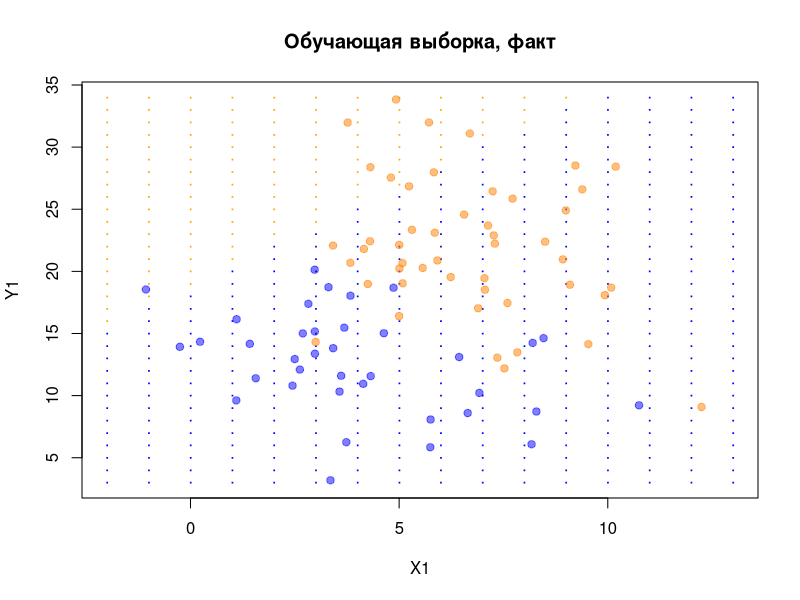
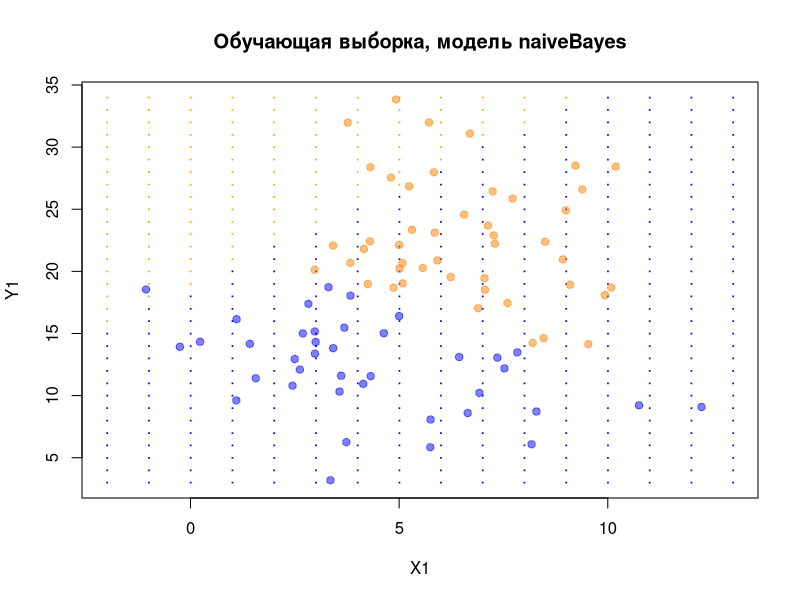
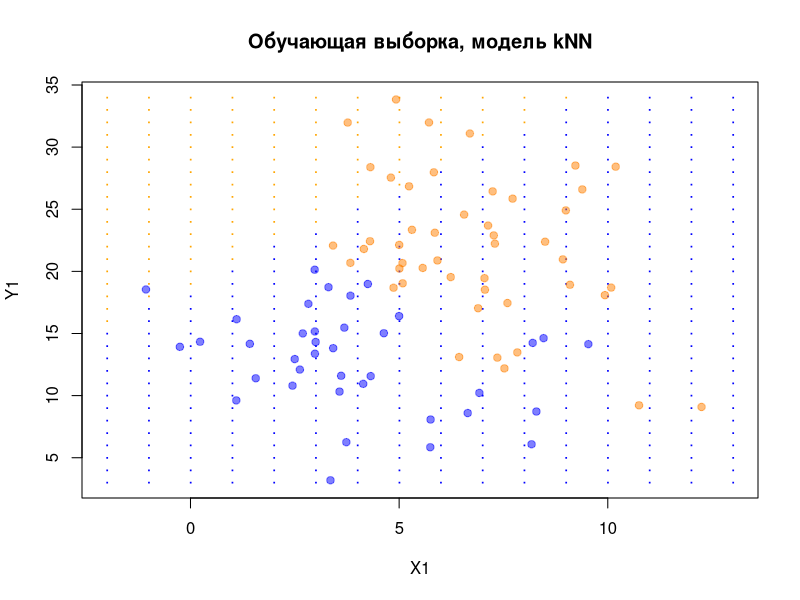

Write the R code that produced these figures, in order.
library('mlbench')
library('class')
library('car')
library('class')
library('e1071')
library('MASS')

# Генерируем данные ------------------------------------------------------------
# Данные примера 3 .............................................................
my.seed <- 12345
n <- 100               # наблюдений всего
train.percent <- 0.85  # доля обучающей выборки
# x-ы -- двумерные нормальные случайные величины
set.seed(my.seed)
class.0 <- mvrnorm(45, mu = c(5, 12), 
                   Sigma = matrix(c(6, 0, 0, 13.7), 2, 2, byrow = T))
set.seed(my.seed + 1)
class.1 <- mvrnorm(65, mu = c(7, 22), 
                   Sigma = matrix(c(4.3, 0, 0, 21), 2, 2, byrow = T))
# записываем x-ы в единые векторы (объединяем классы 0 и 1)
x1 <- c(class.0[, 1], class.1[, 1])
x2 <- c(class.0[, 2], class.1[, 2])
# фактические классы Y
y <- c(rep(0, nrow(class.0)), rep(1, nrow(class.1)))
# классы для наблюдений сетки
rules <- function(x1, x2){
  ifelse(x2 < 1.6*x1 + 19, 0, 1)
}

# Конец данных примера 3 .......................................................
# Отбираем наблюдения в обучающую выборку --------------------------------------
set.seed(my.seed)
inTrain <- sample(seq_along(x1), train.percent*n)
x1.train <- x1[inTrain]
x2.train <- x2[inTrain]
x1.test <- x1[-inTrain]
x2.test <- x2[-inTrain]
# используем истинные правила, чтобы присвоить фактические классы
y.train <- y[inTrain]
y.test <- y[-inTrain]
# фрейм с обучающей выборкой
df.train.1 <- data.frame(x1 = x1.train, x2 = x2.train, y = y.train)
# фрейм с тестовой выборкой
df.test.1 <- data.frame(x1 = x1.test, x2 = x2.test)
# Рисуем обучающую выборку графике ---------------------------------------------
png(filename = 'pic01.png', bg = 'transparent')
# для сетки (истинных областей классов): целочисленные значения x1, x2
x1.grid <- rep(seq(floor(min(x1)), ceiling(max(x1)), by = 1),
               ceiling(max(x2)) - floor(min(x2)) + 1)
x2.grid <- rep(seq(floor(min(x2)), ceiling(max(x2)), by = 1),
               each = ceiling(max(x1)) - floor(min(x1)) + 1)
# классы для наблюдений сетки
y.grid <- rules(x1.grid, x2.grid)
# фрейм для сетки
df.grid.1 <- data.frame(x1 = x1.grid, x2 = x2.grid, y = y.grid)
# цвета для графиков
cls <- c('blue', 'orange')
cls.t <- c(rgb(0, 0, 1, alpha = 0.5), rgb(1,0.5,0, alpha = 0.5))
# график истинных классов
plot(df.grid.1$x1, df.grid.1$x2, 
     pch = '·', col = cls[df.grid.1[, 'y'] + 1],
     xlab = 'X1', ylab = 'Y1',
     main = 'Обучающая выборка, факт')
# точки фактических наблюдений
points(df.train.1$x1, df.train.1$x2,
       pch = 21, bg = cls.t[df.train.1[, 'y'] + 1], 
       col = cls.t[df.train.1[, 'y'] + 1])
dev.off()
# Байесовский классификатор ----------------------------------------------------
#  наивный байес: непрерывные объясняющие переменные
# строим модель
nb <- naiveBayes(y ~ ., data = df.train.1)
# получаем модельные значения на обучающей выборке как классы
y.nb.train <- ifelse(predict(nb, df.train.1[, -3], 
                             type = "raw")[, 2] > 0.5, 1, 0)
png(filename = 'pic02.png', bg = 'transparent')
# график истинных классов
plot(df.grid.1$x1, df.grid.1$x2, 
     pch = '·',  col = cls[df.grid.1[, 'y'] + 1], 
     xlab = 'X1', ylab = 'Y1',
     main = 'Обучающая выборка, модель naiveBayes')
# точки наблюдений, предсказанных по модели
points(df.train.1$x1, df.train.1$x2, 
       pch = 21, bg = cls.t[y.nb.train + 1], 
       col = cls.t[y.nb.train + 1])
dev.off()
# матрица неточностей на обучающей выборке 
tbl <- table(y.train, y.nb.train) 
tbl 

# точность, или верность (Accuracy) 
Acc <- sum(diag(tbl)) / sum(tbl) 
Acc 

# прогноз на тестовую выборку 
y.nb.test <- ifelse(predict(nb, df.test.1, type = "raw")[, 2] > 0.5, 1, 0) 
# матрица неточностей на тестовой выборке 
tbl <- table(y.test, y.nb.test) 
tbl1<-tbl

# точность, или верность (Accuracy) 
Acc <- sum(diag(tbl)) / sum(tbl) 
Acc 

# Метод kNN --------------------------------------------------------------------
#  k = 3
# строим модель и делаем прогноз
y.knn.train <- knn(train = scale(df.train.1[, -3]), 
                   test = scale(df.train.1[, -3]),
                   cl = df.train.1$y, k = 3)
png(filename = 'pic03.png', bg = 'transparent')
# график истинных классов
plot(df.grid.1$x1, df.grid.1$x2, 
     pch = '·', col = cls[df.grid.1[, 'y'] + 1],
     xlab = 'X1', ylab = 'Y1',
     main = 'Обучающая выборка, модель kNN')
# точки наблюдений, предсказанных по модели
points(df.train.1$x1, df.train.1$x2, 
       pch = 21, bg = cls.t[as.numeric(y.knn.train)], 
       col = cls.t[as.numeric(y.knn.train)])
dev.off()
# матрица неточностей на обучающей выборке 
tbl <- table(y.train, y.knn.train)
tbl
# точность, или верность (Accuracy) 
Acc <- sum(diag(tbl)) / sum(tbl)
Acc
# прогноз на тестовую выборку
y.knn.test <- knn(train = scale(df.train.1[, -3]), 
                  test = scale(df.test.1[, -3]),
                  cl = df.train.1$y, k = 3)
# матрица неточностей на тестовой выборке
tbl <- table(y.test, y.knn.test)
tbl
# точность, или верность (Accuracy) 
Acc <- sum(diag(tbl)) / sum(tbl)
Acc

TPR=tbl[4]/(tbl[4]+tbl[2])
TPR
SPC=tbl[1,1]/(tbl[2,1]+tbl[1,1])
SPC
PPV=tbl[2,2]/(tbl[2,2]+tbl[2,1])
PPV
NPV=tbl[1,1]/(tbl[1,2]+tbl[1,1])
NPV
FNV=1-TPR
FNV
FPR=1-SPC
FPR
FDR=1-PPV
FDR
MCC=(tbl[2,2]*tbl[1,1]-tbl[2,1]*tbl[1,2])/(((tbl[2,2]+tbl[2,1])*(tbl[2,2]+tbl[1,2])*(tbl[1,1]+tbl[2,1])*(tbl[1,1]+tbl[1,2]))^(1/2))
MCC
